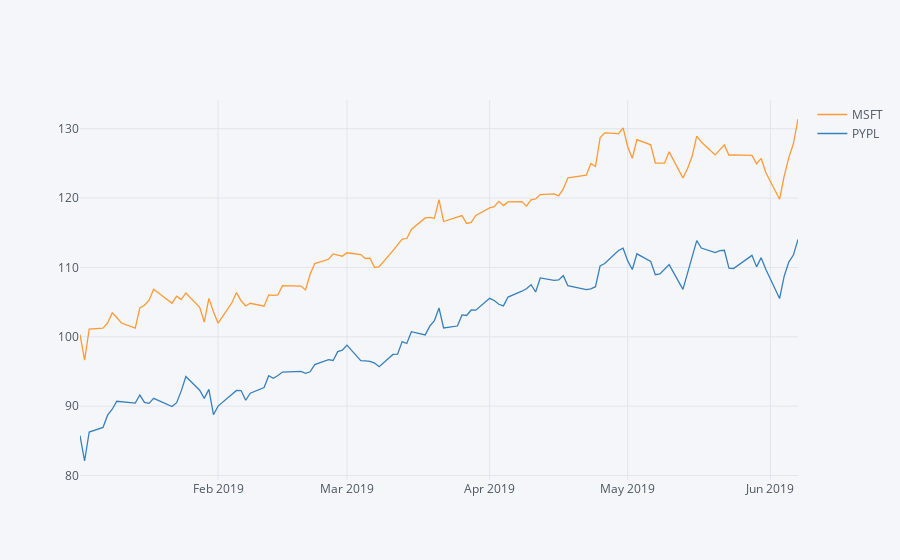

The cell this chart's notebook holds for it:
### Code cell
stock_df['close'][['MSFT', 'PYPL']].iplot()
